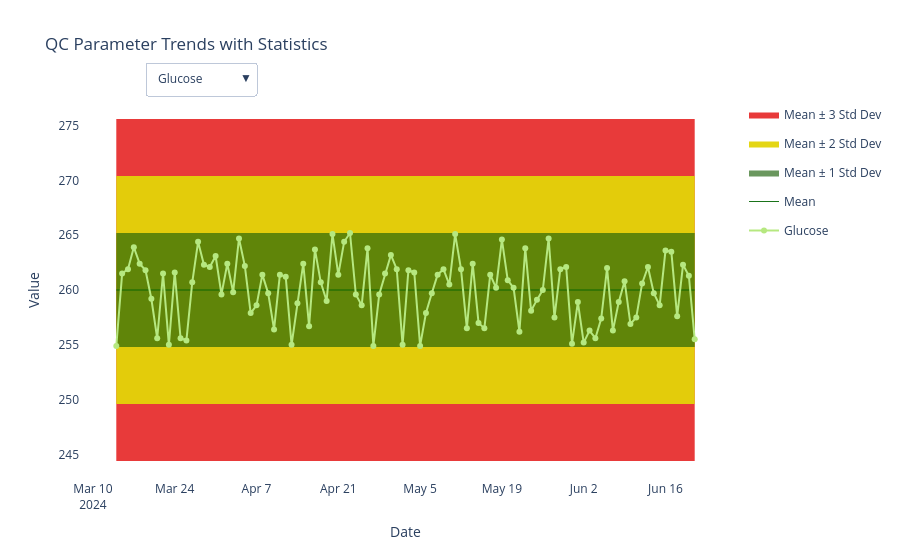

Notebook code for this chart:
### Code cell
stats_df2 = load_stats("qc_2.xlsx")
data = generate_data(stats_df2, 100)
# Build DataFrame
df = build_df(data, "03/14/2024")
# Plot graph
fig = plot_graph(df,stats_df2)
fig.show()
